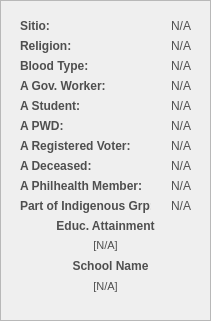
     <widget class="QFrame" name="basePopUpBodyFrame_9">
      <property name="geometry">
       <rect>
        <x>330</x>
        <y>200</y>
        <width>211</width>
        <height>321</height>
       </rect>
      </property>
      <property name="styleSheet">
       <string notr="true">#basePopUpBodyFrame_9 {
	background-color: rgb(247, 247, 247);
	border: 1px solid rgb(194, 194, 194);
	border-radius: 10px;
}</string>
      </property>
      <property name="frameShape">
       <enum>QFrame::Shape::StyledPanel</enum>
      </property>
      <property name="frameShadow">
       <enum>QFrame::Shadow::Raised</enum>
      </property>
      <widget class="QLabel" name="cp_labelReligion">
       <property name="geometry">
        <rect>
         <x>20</x>
         <y>30</y>
         <width>51</width>
         <height>31</height>
        </rect>
       </property>
       <property name="font">
        <font>
         <family>Arial</family>
         <pointsize>9</pointsize>
         <bold>true</bold>
        </font>
       </property>
       <property name="styleSheet">
        <string notr="true">#cp_labelReligion{
	background-color:transparent;
	color:#4f4f4f;
}</string>
       </property>
       <property name="text">
        <string>Religion:</string>
       </property>
       <property name="alignment">
        <set>Qt::AlignmentFlag::AlignLeading|Qt::AlignmentFlag::AlignLeft|Qt::AlignmentFlag::AlignVCenter</set>
       </property>
      </widget>
      <widget class="QLabel" name="cp_displayReligion">
       <property name="geometry">
        <rect>
         <x>80</x>
         <y>30</y>
         <width>111</width>
         <height>31</height>
        </rect>
       </property>
       <property name="font">
        <font>
         <family>Arial</family>
         <pointsize>9</pointsize>
        </font>
       </property>
       <property name="styleSheet">
        <string notr="true">#cp_displayReligion{
	background-color:transparent;
	color:#4f4f4f;
}</string>
       </property>
       <property name="text">
        <string>N/A</string>
       </property>
       <property name="alignment">
        <set>Qt::AlignmentFlag::AlignRight|Qt::AlignmentFlag::AlignTrailing|Qt::AlignmentFlag::AlignVCenter</set>
       </property>
      </widget>
      <widget class="QLabel" name="cp_labelBloodType">
       <property name="geometry">
        <rect>
         <x>20</x>
         <y>50</y>
         <width>81</width>
         <height>31</height>
        </rect>
       </property>
       <property name="font">
        <font>
         <family>Arial</family>
         <pointsize>9</pointsize>
         <bold>true</bold>
        </font>
       </property>
       <property name="styleSheet">
        <string notr="true">#cp_labelBloodType{
	background-color:transparent;
	color:#4f4f4f;
}</string>
       </property>
       <property name="text">
        <string>Blood Type:</string>
       </property>
       <property name="alignment">
        <set>Qt::AlignmentFlag::AlignLeading|Qt::AlignmentFlag::AlignLeft|Qt::AlignmentFlag::AlignVCenter</set>
       </property>
      </widget>
      <widget class="QLabel" name="cp_displayBloodType">
       <property name="geometry">
        <rect>
         <x>100</x>
         <y>50</y>
         <width>91</width>
         <height>31</height>
        </rect>
       </property>
       <property name="font">
        <font>
         <family>Arial</family>
         <pointsize>9</pointsize>
        </font>
       </property>
       <property name="styleSheet">
        <string notr="true">#cp_displayBloodType{
	background-color:transparent;
	color:#4f4f4f;
}</string>
       </property>
       <property name="text">
        <string>N/A</string>
       </property>
       <property name="alignment">
        <set>Qt::AlignmentFlag::AlignRight|Qt::AlignmentFlag::AlignTrailing|Qt::AlignmentFlag::AlignVCenter</set>
       </property>
      </widget>
      <widget class="QLabel" name="cp_displayStudent">
       <property name="geometry">
        <rect>
         <x>150</x>
         <y>90</y>
         <width>41</width>
         <height>31</height>
        </rect>
       </property>
       <property name="font">
        <font>
         <family>Arial</family>
         <pointsize>9</pointsize>
        </font>
       </property>
       <property name="styleSheet">
        <string notr="true">#cp_displayStudent{
	background-color:transparent;
	color:#4f4f4f;
}</string>
       </property>
       <property name="text">
        <string>N/A</string>
       </property>
       <property name="alignment">
        <set>Qt::AlignmentFlag::AlignRight|Qt::AlignmentFlag::AlignTrailing|Qt::AlignmentFlag::AlignVCenter</set>
       </property>
      </widget>
      <widget class="QLabel" name="cp_labelGovWorker">
       <property name="geometry">
        <rect>
         <x>20</x>
         <y>70</y>
         <width>91</width>
         <height>31</height>
        </rect>
       </property>
       <property name="font">
        <font>
         <family>Arial</family>
         <pointsize>9</pointsize>
         <bold>true</bold>
        </font>
       </property>
       <property name="styleSheet">
        <string notr="true">#cp_labelGovWorker{
	background-color:transparent;
	color:#4f4f4f;
}</string>
       </property>
       <property name="text">
        <string>A Gov. Worker:</string>
       </property>
       <property name="alignment">
        <set>Qt::AlignmentFlag::AlignLeading|Qt::AlignmentFlag::AlignLeft|Qt::AlignmentFlag::AlignVCenter</set>
       </property>
      </widget>
      <widget class="QLabel" name="cp_labelStudent">
       <property name="geometry">
        <rect>
         <x>20</x>
         <y>90</y>
         <width>81</width>
         <height>31</height>
        </rect>
       </property>
       <property name="font">
        <font>
         <family>Arial</family>
         <pointsize>9</pointsize>
         <bold>true</bold>
        </font>
       </property>
       <property name="styleSheet">
        <string notr="true">#cp_labelStudent{
	background-color:transparent;
	color:#4f4f4f;
}</string>
       </property>
       <property name="text">
        <string>A Student:</string>
       </property>
       <property name="alignment">
        <set>Qt::AlignmentFlag::AlignLeading|Qt::AlignmentFlag::AlignLeft|Qt::AlignmentFlag::AlignVCenter</set>
       </property>
      </widget>
      <widget class="QLabel" name="cp_displayGovWorker">
       <property name="geometry">
        <rect>
         <x>150</x>
         <y>70</y>
         <width>41</width>
         <height>31</height>
        </rect>
       </property>
       <property name="font">
        <font>
         <family>Arial</family>
         <pointsize>9</pointsize>
        </font>
       </property>
       <property name="styleSheet">
        <string notr="true">#cp_displayGovWorker{
	background-color:transparent;
	color:#4f4f4f;
}</string>
       </property>
       <property name="text">
        <string>N/A</string>
       </property>
       <property name="alignment">
        <set>Qt::AlignmentFlag::AlignRight|Qt::AlignmentFlag::AlignTrailing|Qt::AlignmentFlag::AlignVCenter</set>
       </property>
      </widget>
      <widget class="QLabel" name="cp_displayRegisteredVoter">
       <property name="geometry">
        <rect>
         <x>150</x>
         <y>130</y>
         <width>41</width>
         <height>31</height>
        </rect>
       </property>
       <property name="font">
        <font>
         <family>Arial</family>
         <pointsize>9</pointsize>
        </font>
       </property>
       <property name="styleSheet">
        <string notr="true">#cp_displayRegisteredVoter{
	background-color:transparent;
	color:#4f4f4f;
}</string>
       </property>
       <property name="text">
        <string>N/A</string>
       </property>
       <property name="alignment">
        <set>Qt::AlignmentFlag::AlignRight|Qt::AlignmentFlag::AlignTrailing|Qt::AlignmentFlag::AlignVCenter</set>
       </property>
      </widget>
      <widget class="QLabel" name="cp_displayPWD">
       <property name="geometry">
        <rect>
         <x>60</x>
         <y>110</y>
         <width>131</width>
         <height>31</height>
        </rect>
       </property>
       <property name="font">
        <font>
         <family>Arial</family>
         <pointsize>9</pointsize>
        </font>
       </property>
       <property name="styleSheet">
        <string notr="true">#cp_displayPWD{
	background-color:transparent;
	color:#4f4f4f;
}</string>
       </property>
       <property name="text">
        <string>N/A</string>
       </property>
       <property name="alignment">
        <set>Qt::AlignmentFlag::AlignRight|Qt::AlignmentFlag::AlignTrailing|Qt::AlignmentFlag::AlignVCenter</set>
       </property>
      </widget>
      <widget class="QLabel" name="cp_labelRegisteredVoter">
       <property name="geometry">
        <rect>
         <x>20</x>
         <y>130</y>
         <width>111</width>
         <height>31</height>
        </rect>
       </property>
       <property name="font">
        <font>
         <family>Arial</family>
         <pointsize>9</pointsize>
         <bold>true</bold>
        </font>
       </property>
       <property name="styleSheet">
        <string notr="true">#cp_labelRegisteredVoter{
	background-color:transparent;
	color:#4f4f4f;
}</string>
       </property>
       <property name="text">
        <string>A Registered Voter:</string>
       </property>
       <property name="alignment">
        <set>Qt::AlignmentFlag::AlignLeading|Qt::AlignmentFlag::AlignLeft|Qt::AlignmentFlag::AlignVCenter</set>
       </property>
      </widget>
      <widget class="QLabel" name="cp_labelPWD">
       <property name="geometry">
        <rect>
         <x>20</x>
         <y>110</y>
         <width>91</width>
         <height>31</height>
        </rect>
       </property>
       <property name="font">
        <font>
         <family>Arial</family>
         <pointsize>9</pointsize>
         <bold>true</bold>
        </font>
       </property>
       <property name="styleSheet">
        <string notr="true">#cp_labelPWD{
	background-color:transparent;
	color:#4f4f4f;
}</string>
       </property>
       <property name="text">
        <string>A PWD:</string>
       </property>
       <property name="alignment">
        <set>Qt::AlignmentFlag::AlignLeading|Qt::AlignmentFlag::AlignLeft|Qt::AlignmentFlag::AlignVCenter</set>
       </property>
      </widget>
      <widget class="QLabel" name="cp_labelDeceased">
       <property name="geometry">
        <rect>
         <x>20</x>
         <y>150</y>
         <width>101</width>
         <height>31</height>
        </rect>
       </property>
       <property name="font">
        <font>
         <family>Arial</family>
         <pointsize>9</pointsize>
         <bold>true</bold>
        </font>
       </property>
       <property name="styleSheet">
        <string notr="true">#cp_labelDeceased{
	background-color:transparent;
	color:#4f4f4f;
}</string>
       </property>
       <property name="text">
        <string>A Deceased:</string>
       </property>
       <property name="alignment">
        <set>Qt::AlignmentFlag::AlignLeading|Qt::AlignmentFlag::AlignLeft|Qt::AlignmentFlag::AlignVCenter</set>
       </property>
      </widget>
      <widget class="QLabel" name="cp_displayStudent_3">
       <property name="geometry">
        <rect>
         <x>180</x>
         <y>140</y>
         <width>91</width>
         <height>31</height>
        </rect>
       </property>
       <property name="font">
        <font>
         <family>Arial</family>
         <pointsize>9</pointsize>
        </font>
       </property>
       <property name="styleSheet">
        <string notr="true">#cp_displayStudent{
	background-color:transparent;
	color:#4f4f4f;
}</string>
       </property>
       <property name="text">
        <string>N/A</string>
       </property>
       <property name="alignment">
        <set>Qt::AlignmentFlag::AlignRight|Qt::AlignmentFlag::AlignTrailing|Qt::AlignmentFlag::AlignVCenter</set>
       </property>
      </widget>
      <widget class="QLabel" name="cp_displayDeceased">
       <property name="geometry">
        <rect>
         <x>150</x>
         <y>150</y>
         <width>41</width>
         <height>31</height>
        </rect>
       </property>
       <property name="font">
        <font>
         <family>Arial</family>
         <pointsize>9</pointsize>
        </font>
       </property>
       <property name="styleSheet">
        <string notr="true">#cp_displayDeceased{
	background-color:transparent;
	color:#4f4f4f;
}</string>
       </property>
       <property name="text">
        <string>N/A</string>
       </property>
       <property name="alignment">
        <set>Qt::AlignmentFlag::AlignRight|Qt::AlignmentFlag::AlignTrailing|Qt::AlignmentFlag::AlignVCenter</set>
       </property>
      </widget>
      <widget class="QLabel" name="cp_labelPhilMem">
       <property name="geometry">
        <rect>
         <x>20</x>
         <y>170</y>
         <width>121</width>
         <height>31</height>
        </rect>
       </property>
       <property name="font">
        <font>
         <family>Arial</family>
         <pointsize>9</pointsize>
         <bold>true</bold>
        </font>
       </property>
       <property name="styleSheet">
        <string notr="true">#cp_labelPhilMem{
	background-color:transparent;
	color:#4f4f4f;
}</string>
       </property>
       <property name="text">
        <string>A Philhealth Member:</string>
       </property>
       <property name="alignment">
        <set>Qt::AlignmentFlag::AlignLeading|Qt::AlignmentFlag::AlignLeft|Qt::AlignmentFlag::AlignVCenter</set>
       </property>
      </widget>
      <widget class="QLabel" name="cp_displayPhilMem">
       <property name="geometry">
        <rect>
         <x>150</x>
         <y>170</y>
         <width>41</width>
         <height>31</height>
        </rect>
       </property>
       <property name="font">
        <font>
         <family>Arial</family>
         <pointsize>9</pointsize>
        </font>
       </property>
       <property name="styleSheet">
        <string notr="true">#cp_displayPhilMem{
	background-color:transparent;
	color:#4f4f4f;
}</string>
       </property>
       <property name="text">
        <string>N/A</string>
       </property>
       <property name="alignment">
        <set>Qt::AlignmentFlag::AlignRight|Qt::AlignmentFlag::AlignTrailing|Qt::AlignmentFlag::AlignVCenter</set>
       </property>
      </widget>
      <widget class="QLabel" name="cp_labelPartOfIndigenousGroup">
       <property name="geometry">
        <rect>
         <x>20</x>
         <y>190</y>
         <width>131</width>
         <height>31</height>
        </rect>
       </property>
       <property name="font">
        <font>
         <family>Arial</family>
         <pointsize>9</pointsize>
         <bold>true</bold>
        </font>
       </property>
       <property name="styleSheet">
        <string notr="true">#cp_labelPartOfIndigenousGroup{
	background-color:transparent;
	color:#4f4f4f;
}</string>
       </property>
       <property name="text">
        <string>Part of Indigenous Grp:</string>
       </property>
       <property name="alignment">
        <set>Qt::AlignmentFlag::AlignLeading|Qt::AlignmentFlag::AlignLeft|Qt::AlignmentFlag::AlignVCenter</set>
       </property>
      </widget>
      <widget class="QLabel" name="cp_displayPartOfIndigenousGroup">
       <property name="geometry">
        <rect>
         <x>150</x>
         <y>190</y>
         <width>41</width>
         <height>31</height>
        </rect>
       </property>
       <property name="font">
        <font>
         <family>Arial</family>
         <pointsize>9</pointsize>
        </font>
       </property>
       <property name="styleSheet">
        <string notr="true">#cp_displayPartOfIndigenousGroup{
	background-color:transparent;
	color:#4f4f4f;
}</string>
       </property>
       <property name="text">
        <string>N/A</string>
       </property>
       <property name="alignment">
        <set>Qt::AlignmentFlag::AlignRight|Qt::AlignmentFlag::AlignTrailing|Qt::AlignmentFlag::AlignVCenter</set>
       </property>
      </widget>
      <widget class="QLabel" name="cp_labelSitio">
       <property name="geometry">
        <rect>
         <x>20</x>
         <y>10</y>
         <width>91</width>
         <height>31</height>
        </rect>
       </property>
       <property name="font">
        <font>
         <family>Arial</family>
         <pointsize>9</pointsize>
         <bold>true</bold>
        </font>
       </property>
       <property name="styleSheet">
        <string notr="true">#cp_labelSitio{
	background-color:transparent;
	color:#4f4f4f;
}</string>
       </property>
       <property name="text">
        <string>Sitio:</string>
       </property>
       <property name="alignment">
        <set>Qt::AlignmentFlag::AlignLeading|Qt::AlignmentFlag::AlignLeft|Qt::AlignmentFlag::AlignVCenter</set>
       </property>
      </widget>
      <widget class="QLabel" name="cp_displaySitio">
       <property name="geometry">
        <rect>
         <x>60</x>
         <y>10</y>
         <width>131</width>
         <height>31</height>
        </rect>
       </property>
       <property name="font">
        <font>
         <family>Arial</family>
         <pointsize>9</pointsize>
        </font>
       </property>
       <property name="styleSheet">
        <string notr="true">#cp_displaySitio{
	background-color:transparent;
	color:#4f4f4f;
}</string>
       </property>
       <property name="text">
        <string>N/A</string>
       </property>
       <property name="alignment">
        <set>Qt::AlignmentFlag::AlignRight|Qt::AlignmentFlag::AlignTrailing|Qt::AlignmentFlag::AlignVCenter</set>
       </property>
      </widget>
      <widget class="QLabel" name="cp_labelEducationalAttainment">
       <property name="geometry">
        <rect>
         <x>20</x>
         <y>210</y>
         <width>171</width>
         <height>31</height>
        </rect>
       </property>
       <property name="font">
        <font>
         <family>Arial</family>
         <pointsize>9</pointsize>
         <bold>true</bold>
        </font>
       </property>
       <property name="styleSheet">
        <string notr="true">#cp_labelEducationalAttainment{
	background-color:transparent;
	color:#4f4f4f;
}</string>
       </property>
       <property name="text">
        <string>Educ. Attainment</string>
       </property>
       <property name="alignment">
        <set>Qt::AlignmentFlag::AlignCenter</set>
       </property>
      </widget>
      <widget class="QLabel" name="cp_displayEducationalAttainment">
       <property name="geometry">
        <rect>
         <x>20</x>
         <y>230</y>
         <width>171</width>
         <height>31</height>
        </rect>
       </property>
       <property name="font">
        <font>
         <family>Arial</family>
         <pointsize>8</pointsize>
        </font>
       </property>
       <property name="styleSheet">
        <string notr="true">#cp_displayEducationalAttainment{
	background-color:transparent;
	color:#4f4f4f;
}</string>
       </property>
       <property name="text">
        <string>[N/A]</string>
       </property>
       <property name="alignment">
        <set>Qt::AlignmentFlag::AlignCenter</set>
       </property>
      </widget>
      <widget class="QLabel" name="cp_labelSchoolName">
       <property name="geometry">
        <rect>
         <x>60</x>
         <y>250</y>
         <width>101</width>
         <height>31</height>
        </rect>
       </property>
       <property name="font">
        <font>
         <family>Arial</family>
         <pointsize>9</pointsize>
         <bold>true</bold>
        </font>
       </property>
       <property name="styleSheet">
        <string notr="true">#cp_labelSchoolName{
	background-color:transparent;
	color:#4f4f4f;
}</string>
       </property>
       <property name="text">
        <string>School Name</string>
       </property>
       <property name="alignment">
        <set>Qt::AlignmentFlag::AlignCenter</set>
       </property>
      </widget>
      <widget class="QLabel" name="cp_displaySchoolName">
       <property name="geometry">
        <rect>
         <x>20</x>
         <y>280</y>
         <width>171</width>
         <height>31</height>
        </rect>
       </property>
       <property name="font">
        <font>
         <family>Arial</family>
         <pointsize>8</pointsize>
        </font>
       </property>
       <property name="styleSheet">
        <string notr="true">#cp_displaySchoolName{
	background-color:transparent;
	color:#4f4f4f;
}</string>
       </property>
       <property name="text">
        <string>[N/A]</string>
       </property>
       <property name="alignment">
        <set>Qt::AlignmentFlag::AlignHCenter|Qt::AlignmentFlag::AlignTop</set>
       </property>
       <property name="wordWrap">
        <bool>true</bool>
       </property>
      </widget>
      <widget class="QLabel" name="cp_displayPWD_2">
       <property name="geometry">
        <rect>
         <x>170</x>
         <y>130</y>
         <width>131</width>
         <height>31</height>
        </rect>
       </property>
       <property name="font">
        <font>
         <family>Arial</family>
         <pointsize>9</pointsize>
        </font>
       </property>
       <property name="styleSheet">
        <string notr="true">#cp_displayPWD{
	background-color:transparent;
	color:#4f4f4f;
}</string>
       </property>
       <property name="text">
        <string>N/A</string>
       </property>
       <property name="alignment">
        <set>Qt::AlignmentFlag::AlignRight|Qt::AlignmentFlag::AlignTrailing|Qt::AlignmentFlag::AlignVCenter</set>
       </property>
      </widget>
     </widget>
